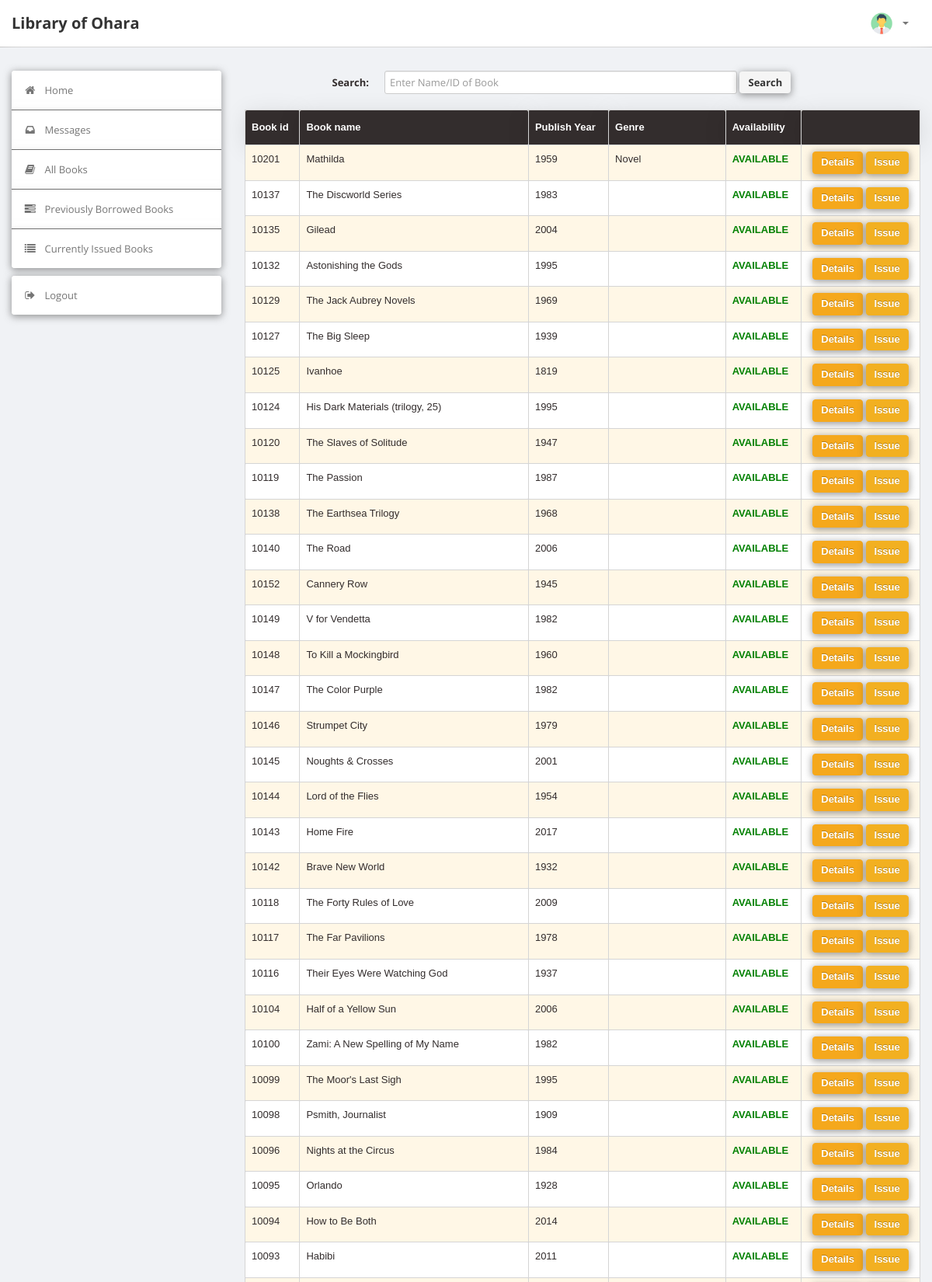
The page /book.php (signed in, upper part) on the database its author committed.
### tables this page shows
CREATE TABLE `book` (
  `BookId` int(10) NOT NULL,
  `Title` varchar(50) DEFAULT NULL,
  `Genre` varchar(50) DEFAULT NULL,
  `Year` int(4) DEFAULT NULL,
  `Availability` int(3) DEFAULT NULL
);

### book.php (the view, shortened to what this page needs)
<?php
require('dbconn.php');
?>
<?php
if ($_SESSION['Personal_ID']) {
    ?>
<!DOCTYPE html>
<html lang="en">
    <head>
        <link type="text/css" href="bootstrap/css/bootstrap.min.css" rel="stylesheet">
        <link type="text/css" href="bootstrap/css/bootstrap-responsive.min.css" rel="stylesheet">
        <link type="text/css" href="css/theme.css" rel="stylesheet">
        <link type="text/css" href="images/icons/css/font-awesome.css" rel="stylesheet">
    </head>
    <body>
        <div class="navbar navbar-fixed-top">
            <div class="navbar-inner">
                <div class="container">
                        <a class="brand" href="index.php">Library of Ohara </a>
                    <div class="nav-collapse collapse navbar-inverse-collapse">
                        <ul class="nav pull-right">
                            <li class="nav-user dropdown"><a href="#" class="dropdown-toggle" data-toggle="dropdown">
                                <img src="images/user.png" class="nav-avatar" />
                                <b class="caret"></b></a>
                            </li>
                        </ul>
                    </div>
                </div>
            </div>
        </div>
        <div class="wrapper">
            <div class="container">
                <div class="row">
                    <div class="span3">
                        <div class="sidebar">
                            <ul class="widget widget-menu unstyled">
                                <li class="active"><a href="index.php"><i class="menu-icon icon-home"></i>Home
                                </a></li>
                                 <li><a href="message.php"><i class="menu-icon icon-inbox"></i>Messages</a>
                                </li>
                                <li><a href="book.php"><i class="menu-icon icon-book"></i>All Books </a></li>
                                <li><a href="history.php"><i class="menu-icon icon-tasks"></i>Previously Borrowed Books </a></li>
                                <li><a href="current.php"><i class="menu-icon icon-list"></i>Currently Issued Books </a></li>
                            </ul>
                            <ul class="widget widget-menu unstyled">
                                <li><a href="logout.php"><i class="menu-icon icon-signout"></i>Logout </a></li>
                            </ul>
                        </div>
                    </div>
                    <div class="span9">
                        <form class="form-horizontal row-fluid" action="book.php" method="post">
                                        <div class="control-group">
                                            <label class="control-label" for="Search"><b>Search:</b></label>
                                            <div class="controls">
                                                <input type="text" id="title" name="title" placeholder="Enter Name/ID of Book" class="span8" required>
                                                <button type="submit" name="submit"class="btn">Search</button>
                                            </div>
                                        </div>
                                    </form>
                                    <br>
                                    <?php
                                    if(isset($_POST['submit']))
                                        {$s=$_POST['title'];
                                            $sql="select * from LMS.book where BookId='$s' or Title like '%$s%'";
                                        }
                                    else
                                        $sql="select * from LMS.book order by Availability DESC";
                                    $result=$conn->query($sql);
                                    $rowcount=mysqli_num_rows($result);
                                    if(!($rowcount))
                                        echo "<br><center><h2><b><i>No Results</i></b></h2></center>";
                                    else
                                    {
                                    ?>
                        <table class="table" id = "tables">
                                  <thead>
                                    <tr>
                                      <th>Book id</th>
                                      <th>Book name</th>
                                      <th>Publish Year</th>
                                      <th>Genre</th>
                                      <th>Availability</th>
                                      <th></th>
                                    </tr>
                                  </thead>
                                  <tbody>
                                    <?php
                            while($row=$result->fetch_assoc())
                            {
                                $bookid=$row['BookId'];
                                $name=$row['Title'];
                                $year=$row['Year'];
                                $Genre=$row['Genre'];
                                $avail=$row['Availability'];
                            ?>
                                    <tr>
                                      <td><?php echo $bookid ?></td>
                                      <td><?php echo $name ?></td>
                                      <td><?php echo $year ?></td>
                                      <td><?php echo $Genre ?></td>
                                      <td><b><?php
                                           if($avail > 0)
                                              echo "<font color=\"green\">AVAILABLE</font>";
                                            else
                                            	echo "<font color=\"red\">NOT AVAILABLE</font>";
                                                 ?>
                                                 </b></td>
                                      <td><center><a href="bookdetails.php?id=<?php echo $bookid; ?>" class="btn btn-primary">Details</a>
                                      	<?php
                                      	if($avail > 0)
                                      		echo "<a href=\"issue_request.php?id=".$bookid."\" class=\"btn btn-success\">Issue</a>";
                                        ?>
                                        </center></td>
                                    </tr>
                               <?php }} ?>
                               </tbody>
                                </table>
                            </div>
                </div>
                </div>
            </div>
    </body>
</html>
<?php }
else {
    echo "<script type='text/javascript'>alert('Access Denied!!!')</script>";
} ?>

### LibraryManagementSystem/admin/css/theme.css (style rules this page uses)
#tables { font-family: "Trebuchet MS", Arial, Helvetica, sans-serif; border-collapse: collapse; width: 100%; }
#tables td, #tables th { border: 0px solid #ddd; border-radius: 2px; border: 1px solid #332d2d66; padding: 8px; }
#tables tr:nth-child(even) { background-color: #ffffff; }
#tables tr:nth-child(odd) { background-color: #fff7e6; }
#tables th { padding-top: 12px; padding-bottom: 12px; text-align: left; background-color: #332d2d; border-radius: 2px; box-shadow: 0 4px 30px rgba(0, 0, 0, 0.1); border: 1px solid #332d2d2d; color: white; }
body { font-size: 13px; font-family: 'Open Sans', Arial, sans-serif; background: #f0f2f5; border-radius: 4px; box-shadow: 0 4px 30px rgba(0, 0, 0, 0.1); border: 0px solid rgba(255, 255, 255, 0.3); color: #332d2d }
strong, b { color: #332d2d; }
.wrapper { background: #f0f2f5; border-bottom: 1px solid rgba(125, 62, 0, 0.303); -webkit-box-shadow: 0 1px 2px rgb(255, 255, 255); -moz-box-shadow: 0 1px 2px rgb(255, 255, 255); box-shadow: 0 4px 30px rgb(255, 255, 255); padding: 30px 0; }
form { margin: 0 }
select, textarea, input[type="text"], input[type="password"], input[type="datetime"], input[type="datetime-local"], input[type="date"], input[type="month"], input[type="time"], input[type="week"], input[type="number"], input[type="email"], input[type="url"], input[type="search"], input[type="tel"], input[type="color"], .uneditable-input, label, input, button, select, textarea { -webkit-border-radius: 3px; -moz-border-radius: 3px; border-radius: 3px; font-size: 13px; font-family: 'Open Sans', Tahoma, Arial, sans-serif; }
body [class^="icon-"], body [class*=" icon-"] { font-size: 14px; line-height: 20px; height: 20px }
.form-horizontal .control-group, .form-vertical .control-group { margin-bottom: 0 }
.navbar { position: static !important; margin: 0 !important }
.navbar .navbar-inner { background: #fff; border-bottom: 1px solid #bbb; -webkit-box-shadow: 0 1px 2px rgba(0, 0, 0, 0.15); -moz-box-shadow: 0 1px 2px rgba(0, 0, 0, 0.15); box-shadow: 0 1px 2px rgba(0, 0, 0, 0.15) }
.navbar .brand { color: #333; font-weight: bold; font-size: 20px; margin-right: 20px; padding: 20px }
.navbar .nav > li > a { padding: 20px 15px; font-weight: bold; color: #777 }
.nav-user > a { height: 20px }
.nav-avatar { width: 34px; height: 34px; margin: -7px 5px 0 0; -webkit-border-radius: 50%; -moz-border-radius: 50%; border-radius: 50% }
.btn, .btn-box { -webkit-border-radius: 3px; -moz-border-radius: 3px; border-radius: 3px }
.btn { font-size: 13px; font-weight: 600 }
.btn { display: inline-block; margin-bottom: 0; font-weight: 700; text-align: center; vertical-align: middle; cursor: pointer; background-image: none; border: 1px solid transparent; white-space: nowrap; padding: 4px 10px; font-size: 13px; line-height: 1.42857; border-radius: 4px; -moz-box-shadow: 0 2px 2px 2px rgba(0, 0, 0, 0.596); -webkit-box-shadow: 0 2px 2px 2px rgba(0, 0, 0, 0.596); box-shadow: 0px 2px 10px 1px rgba(71, 71, 71, 0.52); -webkit-user-select: none; -moz-user-select: none; -ms-user-select: none; user-select: none }
.btn-primary { color: #fff; background-color: #f5a81c; border-color: #f5a81c }
.btn-success { color: #fff; background-color: #f2b021; border-color: #f2b021 }
.table { margin-bottom: 0 }
.table th, .table td { border-color: #d5d5d5 !important }
.widget-menu { background: #fff; -webkit-border-radius: 3px; -moz-border-radius: 3px; border-radius: 4px; -moz-box-shadow: 0 5px 5px 5px rgba(0, 0, 0, 0.596); -webkit-box-shadow: 0 5px 5px 5px rgba(0, 0, 0, 0.596); box-shadow: 0px 2px 10px 1px rgba(71, 71, 71, 0.52); border: 0px solid rgba(148, 148, 148, 0.3); overflow: hidden }
.widget-menu a { color: #555; display: block; line-height: 20px; padding: 15px; text-decoration: none !important }
.widget-menu .menu-icon { margin-right: 10px; color: #767676; -webkit-transition: all .2s ease-in-out; -moz-transition: all .2s ease-in-out; transition: all .2s ease-in-out; }
.widget-menu > li + li { border-top: 1px solid #555 }
.widget-menu > li > a { background-color: #ffffff; color: #767676; box-shadow: 0px 2px 10px 1px rgba(219, 219, 219, 0.548); -webkit-transition: all .2s ease-in-out; -moz-transition: all .2s ease-in-out; transition: all .2s ease-in-out; }

### rows shown on the page
book: BookId "10201", Title "Mathilda", Year "1959", Genre "Novel", Availability "AVAILABLE"
book: BookId "10137", Title "The Discworld Series", Year "1983", Availability "AVAILABLE"
book: BookId "10135", Title "Gilead", Year "2004", Availability "AVAILABLE"
book: BookId "10132", Title "Astonishing the Gods", Year "1995", Availability "AVAILABLE"
book: BookId "10129", Title "The Jack Aubrey Novels", Year "1969", Availability "AVAILABLE"
book: BookId "10127", Title "The Big Sleep", Year "1939", Availability "AVAILABLE"
book: BookId "10125", Title "Ivanhoe", Year "1819", Availability "AVAILABLE"
book: BookId "10124", Title "His Dark Materials (trilogy, 25)", Year "1995", Availability "AVAILABLE"
book: BookId "10120", Title "The Slaves of Solitude", Year "1947", Availability "AVAILABLE"
book: BookId "10119", Title "The Passion", Year "1987", Availability "AVAILABLE"
book: BookId "10138", Title "The Earthsea Trilogy", Year "1968", Availability "AVAILABLE"
book: BookId "10140", Title "The Road", Year "2006", Availability "AVAILABLE"
book: BookId "10152", Title "Cannery Row", Year "1945", Availability "AVAILABLE"
book: BookId "10149", Title "V for Vendetta", Year "1982", Availability "AVAILABLE"
book: BookId "10148", Title "To Kill a Mockingbird", Year "1960", Availability "AVAILABLE"
book: BookId "10147", Title "The Color Purple", Year "1982", Availability "AVAILABLE"
book: BookId "10146", Title "Strumpet City", Year "1979", Availability "AVAILABLE"
book: BookId "10145", Title "Noughts & Crosses", Year "2001", Availability "AVAILABLE"
book: BookId "10144", Title "Lord of the Flies", Year "1954", Availability "AVAILABLE"
book: BookId "10143", Title "Home Fire", Year "2017", Availability "AVAILABLE"
book: BookId "10142", Title "Brave New World", Year "1932", Availability "AVAILABLE"
book: BookId "10118", Title "The Forty Rules of Love", Year "2009", Availability "AVAILABLE"
book: BookId "10117", Title "The Far Pavilions", Year "1978", Availability "AVAILABLE"
book: BookId "10116", Title "Their Eyes Were Watching God", Year "1937", Availability "AVAILABLE"
book: BookId "10104", Title "Half of a Yellow Sun", Year "2006", Availability "AVAILABLE"
book: BookId "10100", Title "Zami: A New Spelling of My Name", Year "1982", Availability "AVAILABLE"
book: BookId "10099", Title "The Moor's Last Sigh", Year "1995", Availability "AVAILABLE"
book: BookId "10098", Title "Psmith, Journalist", Year "1909", Availability "AVAILABLE"
book: BookId "10096", Title "Nights at the Circus", Year "1984", Availability "AVAILABLE"
book: BookId "10095", Title "Orlando", Year "1928", Availability "AVAILABLE"
book: BookId "10094", Title "How to Be Both", Year "2014", Availability "AVAILABLE"
book: BookId "10093", Title "Habibi", Year "2011", Availability "AVAILABLE"
